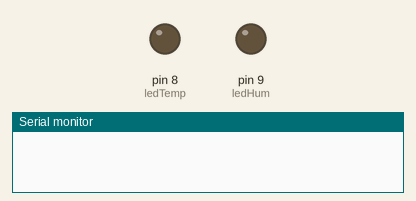
The sketch below on a simulated Arduino Uno, built with avr-gcc and run on an emulated ATmega328P. On the bench: output pins drawn as LEDs (lit = HIGH), the last lines printed to the serial monitor. Dashed ring = blinking.

Above: at 0.5 s.
At 1.1 s:
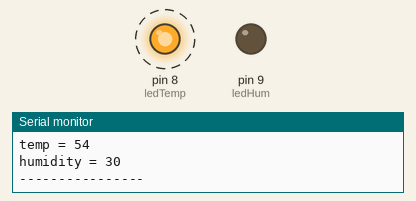
At 2.3 s:
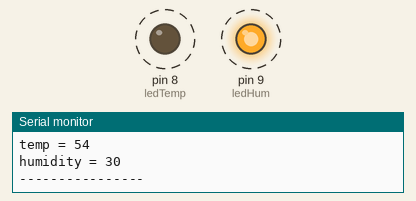
Timing chart, 0 to 3.0 s (numbered marks = the images above):
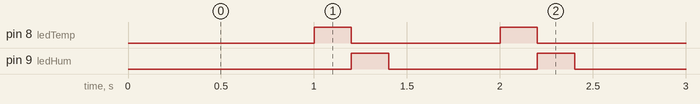

Measured:
- by itself, pin 8 (ledTemp), pin 9 (ledHum): alternates HIGH for 0.20 s and LOW for 0.80 s
- by itself, everything shown: repeats every 1.0 s, in 3 steps

The sketch:

source_code_percobaan_5B.ino
```cpp
// Struct data sensor
struct readings {
  int temp;
  int h;
};

// Variabel data
readings dataSensor;

// Pin LED
int ledTemp = 8;
int ledHum = 9;

// Timer
unsigned long previousMillis = 0;
const long interval = 1000;

void setup() {

  Serial.begin(9600);

  pinMode(ledTemp, OUTPUT);
  pinMode(ledHum, OUTPUT);
}

void loop() {

  unsigned long currentMillis = millis();

  // Simulasi pembacaan sensor tiap 1 detik
  if (currentMillis - previousMillis >= interval) {

    previousMillis = currentMillis;

    // Simulasi data sensor
    dataSensor.temp = 54;
    dataSensor.h = 30;

    // ===== Tampilan Serial =====
    Serial.print("temp = ");
    Serial.println(dataSensor.temp);

    Serial.print("humidity = ");
    Serial.println(dataSensor.h);

    Serial.println("----------------");

    // ===== LED Temperatur =====
    digitalWrite(ledTemp, HIGH);
    delay(200);
    digitalWrite(ledTemp, LOW);

    // ===== LED Humidity =====
    digitalWrite(ledHum, HIGH);
    delay(200);
    digitalWrite(ledHum, LOW);
  }
}
```
